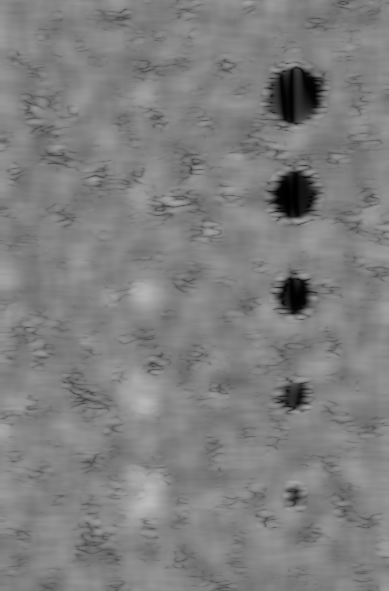
#> input picture outputs/pipeline/filters/kuan/speckle_simulation_kuan.tif, 389 x 591 px; its folder holds only this picture in this run
$ python kuan.py outputs/pipeline/filters/kuan/speckle_simulation_kuan.tif
#> lines starting #> are read from the running program, lines starting #| are printed output that depends on the picture; after the words box and inside, x2 and y2 are one past the last pixel; in counts of white or black regions, pixels touching at a corner belong together
"""Aplicacao do filtro de Kuan para imagens TIFF.

Uso:
	python kuan.py caminho/da_imagem.tif

Opcionalmente, informe o caminho de saida:
	python kuan.py entrada.tif saida.tif
"""

from __future__ import annotations

import argparse
from pathlib import Path
from typing import Callable, Iterable, Optional

import numpy as np

try:
	from tifffile import imread as tif_read, imwrite as tif_write
except Exception:  # pragma: no cover - fallback for environments without tifffile
	tif_read = None
	tif_write = None

try:
	from PIL import Image
except Exception as exc:  # pragma: no cover - Pillow is expected to be available
	raise RuntimeError("Pillow is required to read and write TIFF images.") from exc


FilterFunc = Callable[[np.ndarray, int, Optional[float]], np.ndarray]
AVAILABLE_FILTERS = ("kuan", "lee", "mean", "median")


def load_tiff(path: Path) -> np.ndarray:
	if tif_read is not None:
		return np.asarray(tif_read(str(path)))
#> returned value is the input picture: shape (591, 389); min 0, max 186, mean 126.7
	with Image.open(path) as image:
		return np.asarray(image)


def save_tiff(path: Path, array: np.ndarray) -> None:
	path.parent.mkdir(parents=True, exist_ok=True)
	if tif_write is not None:
		tif_write(str(path), array)
		return

	image = Image.fromarray(array)
	image.save(path, format="TIFF")


# [13 lines left out: function iter_tiff_paths, not called in this run]


def box_filter(array: np.ndarray, window_size: int) -> np.ndarray:
#> called with window_size = 21
	if window_size < 1 or window_size % 2 == 0:
		raise ValueError("window_size must be an odd positive integer.")

	pad = window_size // 2
	padded = np.pad(array, pad_width=pad, mode="reflect")
	integral = np.pad(padded, ((1, 0), (1, 0)), mode="constant").cumsum(axis=0).cumsum(axis=1)
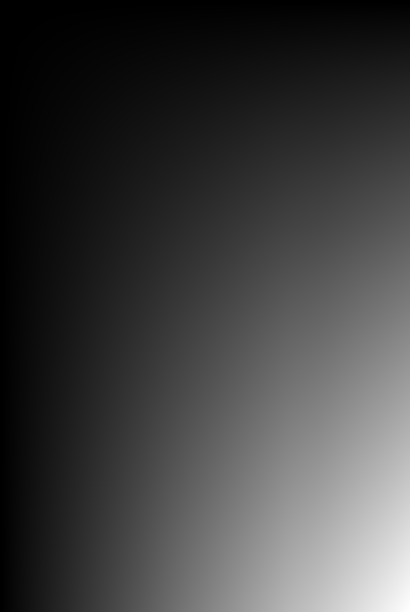
#> integral: shape (612, 410) float64; min 0, max 31788763, mean 7990917.3; drawn with min black and max white

	top_left = integral[:-window_size, :-window_size]
	top_right = integral[:-window_size, window_size:]
	bottom_left = integral[window_size:, :-window_size]
	bottom_right = integral[window_size:, window_size:]

	return (bottom_right - top_right - bottom_left + top_left) / float(window_size * window_size)
#> call 2 of box_filter, with window_size = 21
#> in box_filter (call 2), `padded = np.pad(array, pad_width=pad, mode="reflect")`:
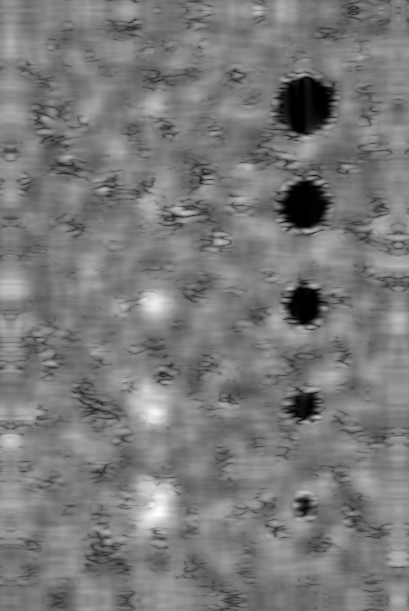
#> padded: shape (611, 409) float64; min 0, max 34596, mean 16541.7; drawn with min black and max white
#> in box_filter (call 2), `return (bottom_right - top_right - bottom_left + top_left) / float(win..`:
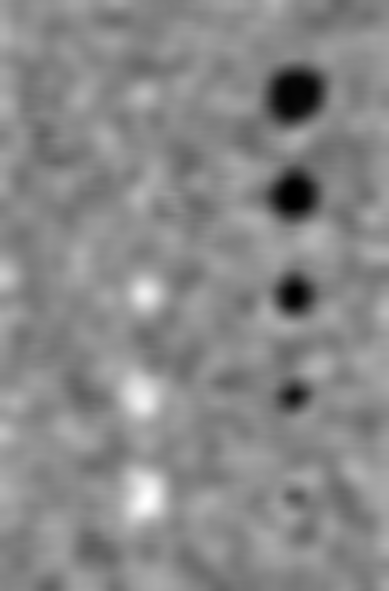
#> returned value: shape (591, 389) float64; min 39.68, max 30560.9, mean 16437.6; drawn with min black and max white


# [8 lines left out: function median_filter_2d, not called in this run]


def estimate_noise_cv2(local_mean: np.ndarray, local_var: np.ndarray) -> float:
    # 1. Calcula o CV^2 local evitando divisão por zero
    mean_sq = np.square(local_mean)
    cv2 = local_var / (mean_sq + 1e-12)
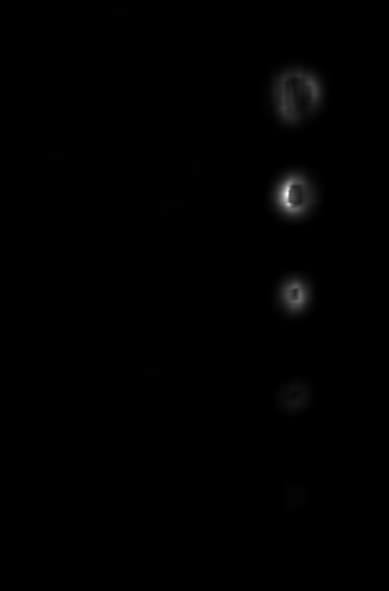
#> cv2: shape (591, 389) float64; min 0.000119, max 4.71, mean 0.0257; drawn with min black and max white

    # 2. Encontramos o valor máximo da média local para criar limiares
    max_mean = np.max(local_mean)
#> max_mean = 174.7

    # 3. Criamos uma máscara para selecionar APENAS o tecido de fundo (cinza)
    #    - Ignoramos pixels abaixo de 15% do máximo (cistos pretos/regiões anecóicas)
    #    - Ignoramos pixels acima de 85% do máximo (cistos muito brilhantes/hiperecóicos)
    tissue_mask = (local_mean > 0.15 * max_mean) & (local_mean < 0.85 * max_mean)
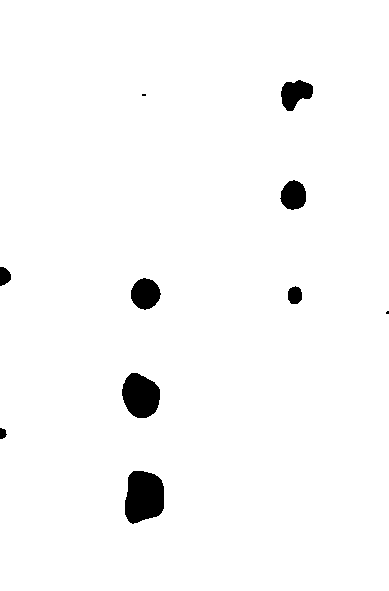
#> tissue_mask: shape (591, 389) bool; 97.7% white; 10 black regions (2 under 20 px), largest, box (x1, y1, x2, y2) and area: (125, 471, 164, 524) 1683, (122, 373, 160, 418) 1303, (131, 278, 161, 310) 708

    # Filtramos os valores de CV^2 válidos dentro da região de tecido
    valid = cv2[tissue_mask & np.isfinite(cv2) & (cv2 > 1e-6)]

    if valid.size == 0:
        # Fallback seguro para imagens médicas log-comprimidas de 8-bit
        return 0.05

    # 4. Em vez de pegar os menores valores (lowest), extraímos a MEDIANA do tecido.
    #    A mediana representa estatisticamente o comportamento médio do speckle na região homogênea.
    estimated_cv2 = float(np.median(valid))
#> estimated_cv2 = 0.00312

    print(f"-> Região de tecido isolada: {valid.size} pixels analisados.")
#| -> Região de tecido isolada: 224522 pixels analisados.
    print(f"-> Estimativa automática de CV^2 do ruído: {estimated_cv2:.6f}")
#| -> Estimativa automática de CV^2 do ruído: 0.003123

    return estimated_cv2


def kuan_filter_2d(image: np.ndarray, window_size: int = 5, noise_cv2: Optional[float] = None) -> np.ndarray:
	image = image.astype(np.float64, copy=False)

	local_mean = box_filter(image, window_size)
	local_mean_sq = box_filter(np.square(image), window_size)
	local_var = np.maximum(local_mean_sq - np.square(local_mean), 0.0)

	if noise_cv2 is None:
		noise_cv2 = estimate_noise_cv2(local_mean, local_var)
#> noise_cv2 = 0.00312

	denominator = np.maximum(local_var / (np.square(local_mean) + 1e-12), 1e-12)
	weight = (1.0 - (noise_cv2 / denominator)) / (1.0 + noise_cv2)
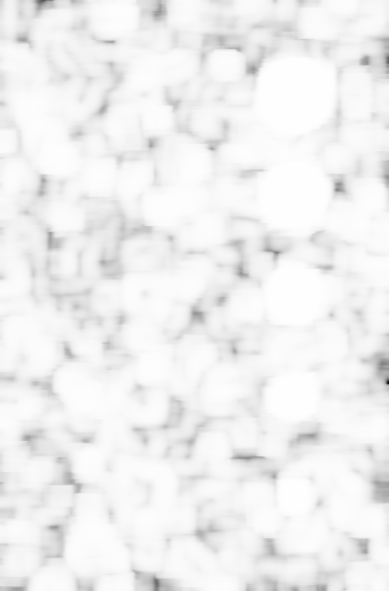
#> weight: shape (591, 389) float64; min -25.11, max 0.996, mean -0.443; drawn with min black and max white
	weight = np.clip(weight, 0.0, 1.0)
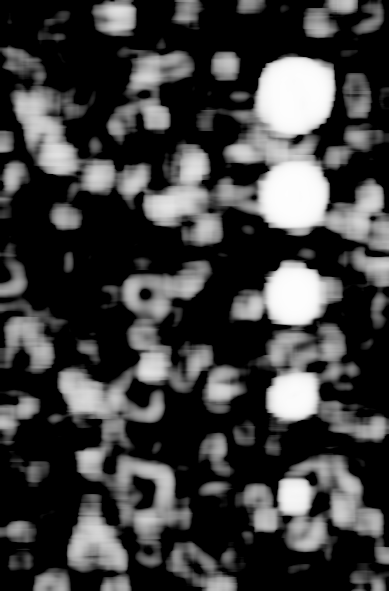
#> weight: shape (591, 389) float64; min 0, max 0.996, mean 0.249

	return local_mean + weight * (image - local_mean)


# [14 lines left out: function lee_filter_2d, not called in this run]


def mean_filter_2d(image: np.ndarray, window_size: int = 5, noise_cv2: Optional[float] = None) -> np.ndarray:
	_ = noise_cv2
	return box_filter(image.astype(np.float64, copy=False), window_size)


def median_filter_image_2d(image: np.ndarray, window_size: int = 5, noise_cv2: Optional[float] = None) -> np.ndarray:
	_ = noise_cv2
	return median_filter_2d(image, window_size)


def apply_per_channel(image: np.ndarray, filter_2d: Callable[[np.ndarray], np.ndarray]) -> np.ndarray:
	if image.ndim == 2:
		return filter_2d(image)

	if image.ndim == 3:
		channels = [filter_2d(image[..., index]) for index in range(image.shape[-1])]
		return np.stack(channels, axis=-1)

	raise ValueError("Only 2D grayscale images or 3D channel-last images are supported.")


def cast_like(reference: np.ndarray, filtered: np.ndarray) -> np.ndarray:
	if np.issubdtype(reference.dtype, np.integer):
		info = np.iinfo(reference.dtype)
		return np.clip(np.rint(filtered), info.min, info.max).astype(reference.dtype)

	return filtered.astype(reference.dtype, copy=False)


def default_output_path(input_path: Path, filter_name: str, output_dir: Path) -> Path:
	return output_dir / filter_name / f"{input_path.stem}_{filter_name}{input_path.suffix}"


def is_tiff_file_path(path: Path) -> bool:
	return path.suffix.lower() in {".tif", ".tiff"}


def resolve_output_path(input_path: Path, filter_name: str, output_path: Optional[Path], output_dir: Path) -> Path:
	if output_path is None:
		return default_output_path(input_path, filter_name, output_dir)

	if input_path.is_file() and not is_tiff_file_path(output_path):
		return default_output_path(input_path, filter_name, output_path)

	return output_path


def parse_args() -> argparse.Namespace:
	parser = argparse.ArgumentParser(description="Aplica filtros locais a uma imagem TIFF.")
	parser.add_argument("input", type=Path, help="Caminho do arquivo .tif de entrada ou de um diretorio com TIFFs")
	parser.add_argument("output", nargs="?", type=Path, help="(Legado) Caminho da imagem ou diretorio de saida.")
	parser.add_argument("legacy_filter", nargs="?", choices=AVAILABLE_FILTERS, help="(Legado) Filtro a ser aplicado.")
	parser.add_argument("--filter", dest="filter_name", choices=AVAILABLE_FILTERS, default=None, help="Filtro a ser aplicado (preferencial).")
	parser.add_argument("--window-size", type=int, default=21, help="Tamanho da janela local (impar, padrao: 21)")
	parser.add_argument("--noise-cv2", type=float, default=None, help="Coeficiente de variacao ao quadrado do ruido. Se omitido, sera estimado automaticamente para Kuan/Lee.")
	parser.add_argument("--recursive", action=argparse.BooleanOptionalAction, default=True, help="Busca TIFFs recursivamente quando a entrada for um diretorio.")
	parser.add_argument("--output-dir", type=Path, default=Path("outputs/filters"), help="Diretorio base para saidas organizadas.")
	parser.add_argument("--compare-lee", action="store_true", help="Gera tambem uma saida com o filtro de Lee para comparacao.")
	args = parser.parse_args()
	args.filter = args.filter_name or args.legacy_filter or "kuan"
	return args


def build_filter_function(filter_name: str, window_size: int, noise_cv2: Optional[float]) -> Callable[[np.ndarray], np.ndarray]:
	if filter_name == "kuan":
		return lambda image: apply_per_channel(image, lambda channel: kuan_filter_2d(channel, window_size=window_size, noise_cv2=noise_cv2))

	if filter_name == "lee":
		return lambda image: apply_per_channel(image, lambda channel: lee_filter_2d(channel, window_size=window_size, noise_cv2=noise_cv2))

	if filter_name == "mean":
		return lambda image: apply_per_channel(image, lambda channel: mean_filter_2d(channel, window_size=window_size))

	if filter_name == "median":
		return lambda image: apply_per_channel(image, lambda channel: median_filter_image_2d(channel, window_size=window_size))

	raise ValueError(f"Filtro desconhecido: {filter_name}")


def run_filter(input_path: Path, filter_name: str, window_size: int, noise_cv2: Optional[float], output_path: Optional[Path], output_dir: Path) -> Path:
	image = load_tiff(input_path)
	filter_function = build_filter_function(filter_name, window_size, noise_cv2)
	filtered = filter_function(image)
	output = cast_like(image, filtered)

	final_output = resolve_output_path(input_path, filter_name, output_path, output_dir)
	save_tiff(final_output, output)
	return final_output


def run_batch(
	input_path: Path,
	filter_name: str,
	window_size: int,
	noise_cv2: Optional[float],
	output_path: Optional[Path],
	output_dir: Path,
	recursive: bool = True,
) -> list[Path]:
	if input_path.is_file():
		return [run_filter(input_path, filter_name, window_size, noise_cv2, output_path, output_dir)]

	base_output_dir = output_path if output_path is not None and not is_tiff_file_path(output_path) else output_dir
	outputs: list[Path] = []
	for image_path in iter_tiff_paths(input_path, recursive=recursive):
		outputs.append(run_filter(image_path, filter_name, window_size, noise_cv2, None, base_output_dir))
	return outputs


def main() -> None:
	args = parse_args()

	input_path = args.input
	if not input_path.exists():
		raise FileNotFoundError(f"Arquivo ou diretorio nao encontrado: {input_path}")

	run_batch(
		input_path=input_path,
		filter_name=args.filter,
		window_size=args.window_size,
		noise_cv2=args.noise_cv2,
		output_path=args.output,
		output_dir=args.output_dir,
		recursive=args.recursive,
	)

	if args.compare_lee and args.filter == "kuan":
		run_batch(
			input_path=input_path,
			filter_name="lee",
			window_size=args.window_size,
			noise_cv2=args.noise_cv2,
			output_path=None,
			output_dir=args.output_dir,
			recursive=args.recursive,
		)


if __name__ == "__main__":
	main()
